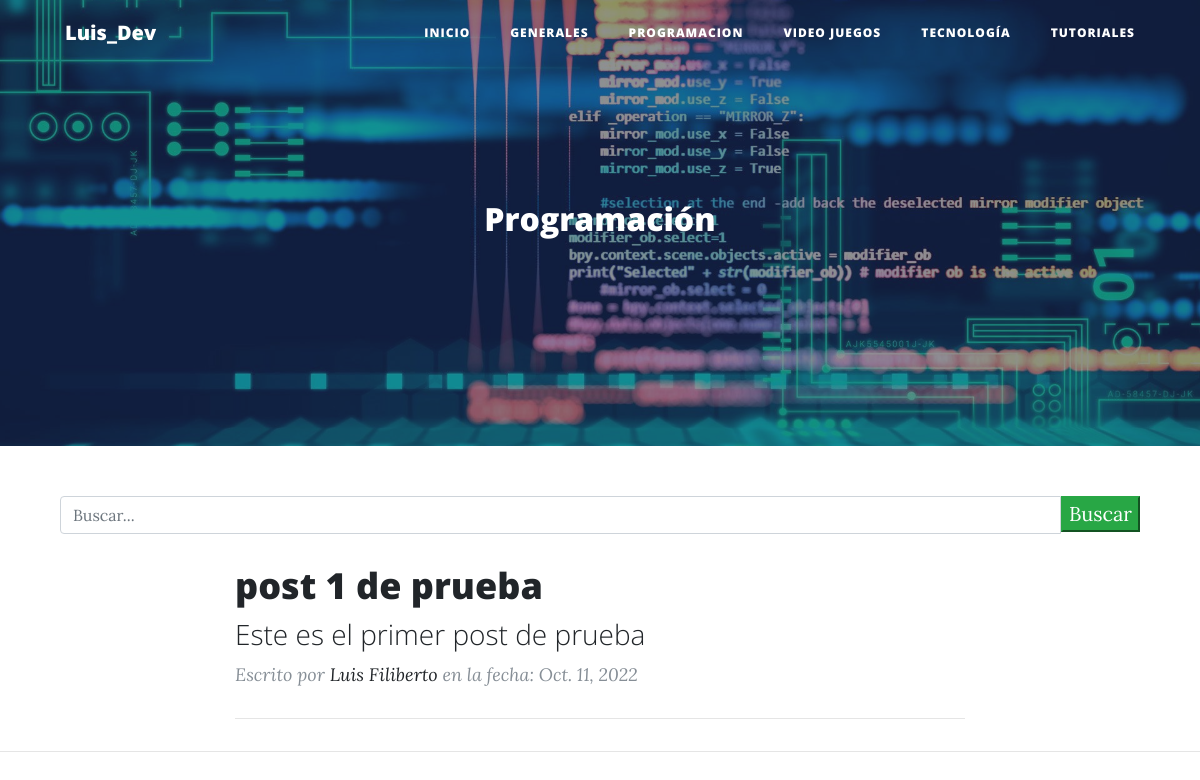
The app's page /programacion/, older data.
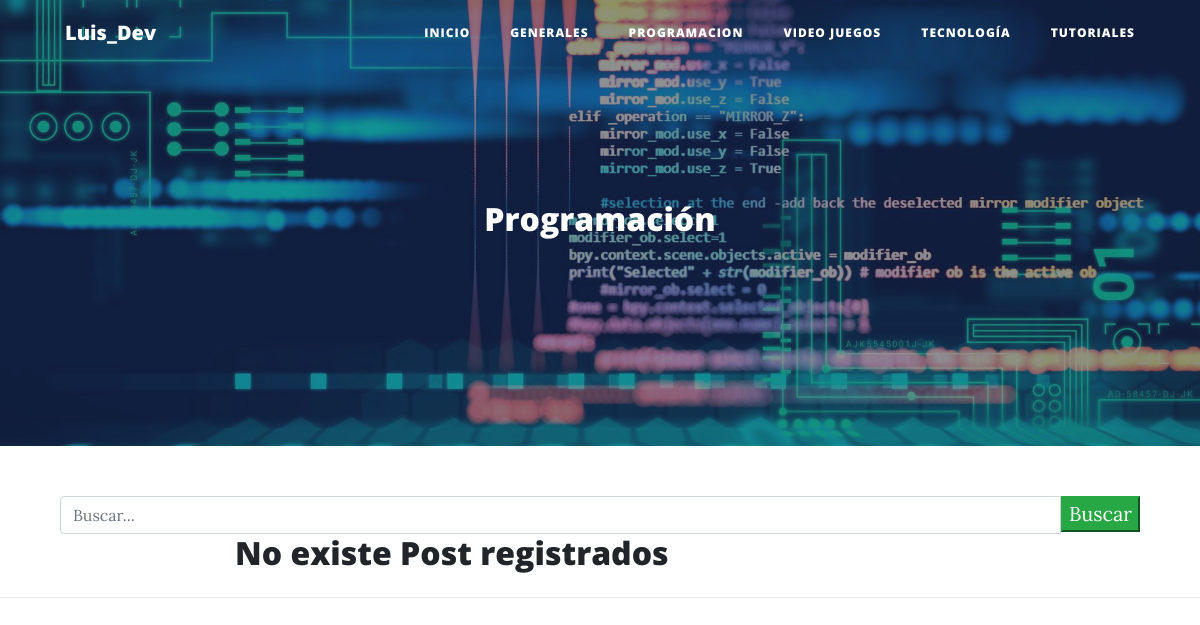
The same page, newer data.
### aplicaciones/blog/models.py (models this page shows, shortened)
class Post(models.Model):
    id = models.AutoField(primary_key=True)
    titulo = models.CharField(max_length=90, blank=False, null=False, verbose_name='Titulo')
    slug = models.CharField(max_length=100, blank=False, null=False, verbose_name='Slugs')
    descripcion = models.CharField(max_length=100, blank=False, null=False, verbose_name='Descripción')
    contenido = RichTextField(verbose_name='Contenido')
    imagen = models.URLField(max_length=9999999 ,blank=False, null=False)
    autor = models.ForeignKey(Autor, on_delete=models.CASCADE)
    categoria = models.ForeignKey(Categoria, on_delete=models.CASCADE)
    estado = models.BooleanField(default=True ,verbose_name='Publicado/No Publicado')
    fecha_creacion = models.DateField(auto_now=False, auto_now_add=True, verbose_name='Fecha de creación')
    class Meta:
        verbose_name = 'Post'
        verbose_name_plural = 'Posts'

class Autor(models.Model):
    id = models.AutoField(primary_key=True)
    nombre = models.CharField(max_length=255, null= False, blank=False, verbose_name='Nombre de la Autor')
    apellidos = models.CharField(max_length=255, null= False, blank=False, verbose_name='Apellidos de la Autor')
    estado = models.BooleanField(verbose_name='Autor Activo/No Activo', default=True)
    fecha_creacion = models.DateField(verbose_name='Fecha de creación', auto_now=False, auto_now_add=True)
    class Meta:
        verbose_name = 'Autor'
        verbose_name_plural = 'Autores'
    def __str__(self):
        return "{0} {1}".format(self.nombre, self.apellidos)

### aplicaciones/blog/views.py (the view)
# urls.py: path('programacion/', programacion, name='programacion'),
def programacion(request):
    posts = Post.objects.filter(
        estado=True,
        categoria=Categoria.objects.get(nombre='Programación'))
    return render(request, 'programacion.html', {'posts': posts})

### Templates/programacion.html (shortened to what this page needs)
{% extends 'index.html' %}
{% load staticfiles %}
{% block imagen %}
    {% static 'img/programacion.jpg' %}
{% endblock imagen %}
{% block titulo_principal %}
    Programación
{% endblock titulo_principal %}

### Templates/index.html (shortened to what this page needs)
{% load staticfiles %}
<!DOCTYPE html>
<html lang="es">
<head>
    <link href="{% static 'vendor/bootstrap/css/bootstrap.min.css' %}" rel="stylesheet">
    <link href="{% static 'vendor/fontawesome-free/css/all.min.css' %}" rel="stylesheet" type="text/css">
    <link href="{% static 'css/clean-blog.min.css' %}" rel="stylesheet">
</head>
<body>
<nav class="navbar navbar-expand-lg navbar-light fixed-top" id="mainNav">
    <div class="container">
        <a class="navbar-brand" href="{% url 'blog:index' %}">Luis_Dev</a>
        <div class="collapse navbar-collapse" id="navbarResponsive">
            <ul class="navbar-nav ml-auto">
                <li class="nav-item">
                    <a class="nav-link" href="{% url 'blog:index' %}">Inicio</a>
                </li>
                <li class="nav-item">
                    <a class="nav-link" href="{% url 'blog:generales' %}">Generales</a>
                </li>
                <li class="nav-item">
                    <a class="nav-link" href="{% url 'blog:programacion' %}">Programacion</a>
                </li>
                <li class="nav-item">
                    <a class="nav-link" href="{% url 'blog:videojuegos' %}">Video Juegos</a>
                </li>
                <li class="nav-item">
                    <a class="nav-link" href="{% url 'blog:tecnologia' %}">Tecnología</a>
                </li>
                <li class="nav-item">
                    <a class="nav-link" href="{% url 'blog:tutoriales' %}">Tutoriales</a>
                </li>
            </ul>
        </div>
    </div>
</nav>
<header class="masthead"
        style="background-image: url({% block imagen %}{% static 'img/home-bg.jpg' %}{% endblock imagen %})">
    <div class="overlay"></div>
    <div class="container">
        <div class="row">
            <div class="col-lg-8 col-md-10 mx-auto">
                <div class="site-heading">
                    <h2>{% block titulo_principal %}Blog Luis_Dev{% endblock titulo_principal %}</h2>
                </div>
            </div>
        </div>
    </div>
</header>
{% block barra_busqueda %}
    <div class="container">
        <div class="row">
            <div class="col-md-12 search">
                <form method="get">
                    <div id="custom-search-input">
                        <div class="input-group col-md-12">
                            <input type="text" class="form-control" placeholder="Buscar..." id="name" name="buscar"
                                   value="{{ request.GET.buscar }}">
                            <span class="input-group-list">
                                <button type="submit" class="button btn-success">Buscar</button>
                            </span>
                        </div>
                    </div>
                </form>
            </div>
        </div>
    </div>
{% endblock barra_busqueda %}
<div class="container">
    <div class="row">
        <div class="col-lg-8 col-md-10 mx-auto">
            {% block contenido %}
                {% if posts %}
                    {% for post in posts %}
                        <div class="post-preview">
                            <a href="{% url 'blog:detalle_post' post.slug %}">
                                <h2 class="post-title">
                                    {{ post.titulo }}
                                </h2>
                                <h3 class="post-subtitle">
                                    {{ post.descripcion }}
                                </h3>
                            </a>
                            <p class="post-meta">Escrito por
                                <a href="#">{{ post.autor }}</a> en la fecha:
                                {{ post.fecha_creacion }}</p>
                        </div>
                        <hr>
                    {% endfor %}
                {% else %}
                    <h2>No existe Post registrados</h2>
                {% endif %}
            {% endblock contenido %}
        </div>
    </div>
</div>
<hr>
</body>
</html>

Row changes from the older to the newer data that the page shows:
no longer on this page (row edited): Post: titulo "post 1 de prueba", descripcion "Este es el primer post de prueba", autor "Luis Filiberto", fecha_creacion "Oct. 11, 2022"
Text that changed along with them:
text now shown: "No existe Post registrados"
